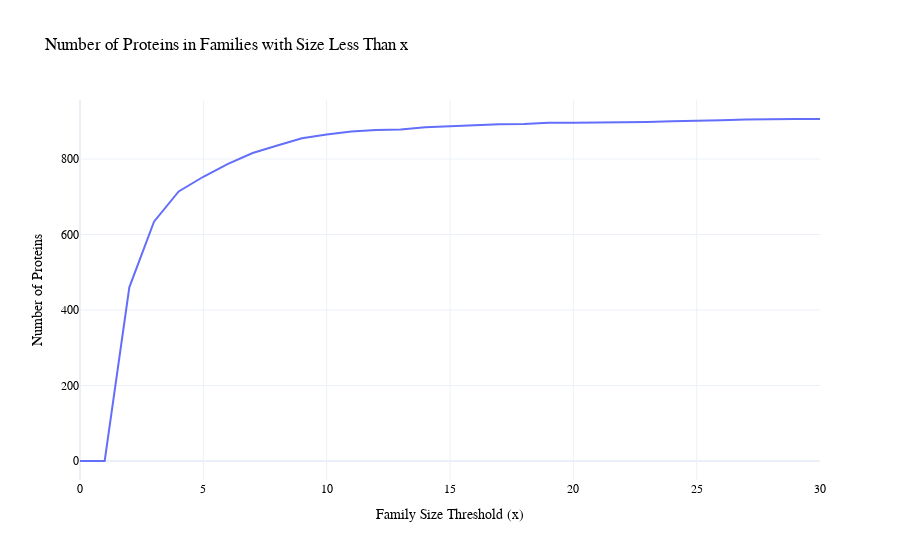

The cell this chart's notebook holds for it:
### Code cell
results = []

# Iterate over x from 0 to 30
for x in range(0, 31):
    num_proteins = count_single_entry_families(df_final, "family_id", x)
    results.append({"Threshold": x, "Proteins": num_proteins})

# Convert results to a DataFrame
results_df = pd.DataFrame(results)

# Plot using Plotly Express
fig = px.line(
    results_df,
    x="Threshold",
    y="Proteins",
    title="Number of Proteins in Families with Size Less Than x",
    labels={"Threshold": "Family Size Threshold (x)", "Proteins": "Number of Proteins"},
    template="plotly_white",
)
fig.update_layout(font=dict(family="Arial", size=12, color="black"))
fig.show()

### Figure 1 — Plotly figure (JSON) as saved in the notebook; plotly's stock layout.template omitted (floating-point values rounded to 4 significant figures)
{"data": [{"hovertemplate": "Family Size Threshold (x)=%{x}<br>Number of Proteins=%{y}<extra></extra>", "legendgroup": "", "line": {"color": "#636efa", "dash": "solid"}, "marker": {"symbol": "circle"}, "mode": "lines", "name": "", "orientation": "v", "showlegend": false, "type": "scatter", "x": [0, 1, 2, 3, 4, 5, 6, 7, 8, 9, 10, 11, 12, 13, 14, 15, 16, 17, 18, 19, 20, 21, 22, 23, 24, 25, 26, 27, 28, 29, 30], "xaxis": "x", "y": [0, 0, 460, 634, 714, 753, 787, 816, 836, 855, 865, 873, 877, 878, 884, 887, 890, 892, 893, 896, 896, 896, 898, 898, 900, 901, 903, 905, 906, 906, 906], "yaxis": "y"}], "layout": {"font": {"color": "black", "family": "Arial", "size": 12}, "legend": {"tracegroupgap": 0}, "title": {"text": "Number of Proteins in Families with Size Less Than x"}, "xaxis": {"anchor": "y", "domain": [0, 1], "title": {"text": "Family Size Threshold (x)"}}, "yaxis": {"anchor": "x", "domain": [0, 1], "title": {"text": "Number of Proteins"}}}}
